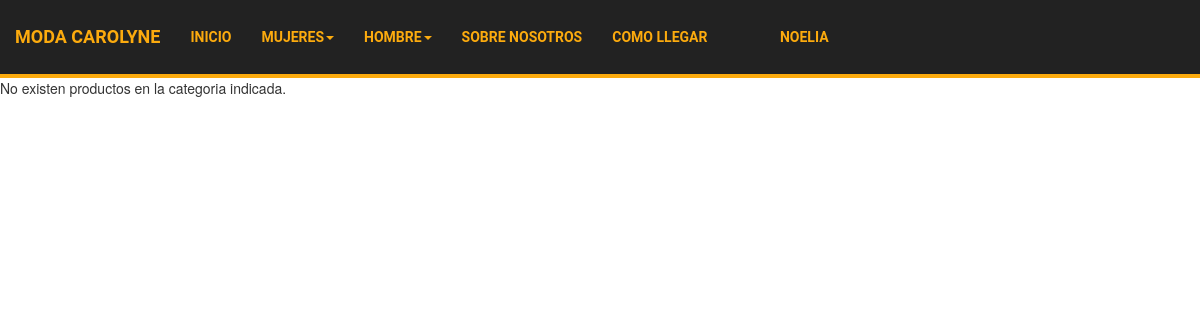
/usuarios/pantalon-hombre.php (signed in), run on an earlier commit of the app's database.
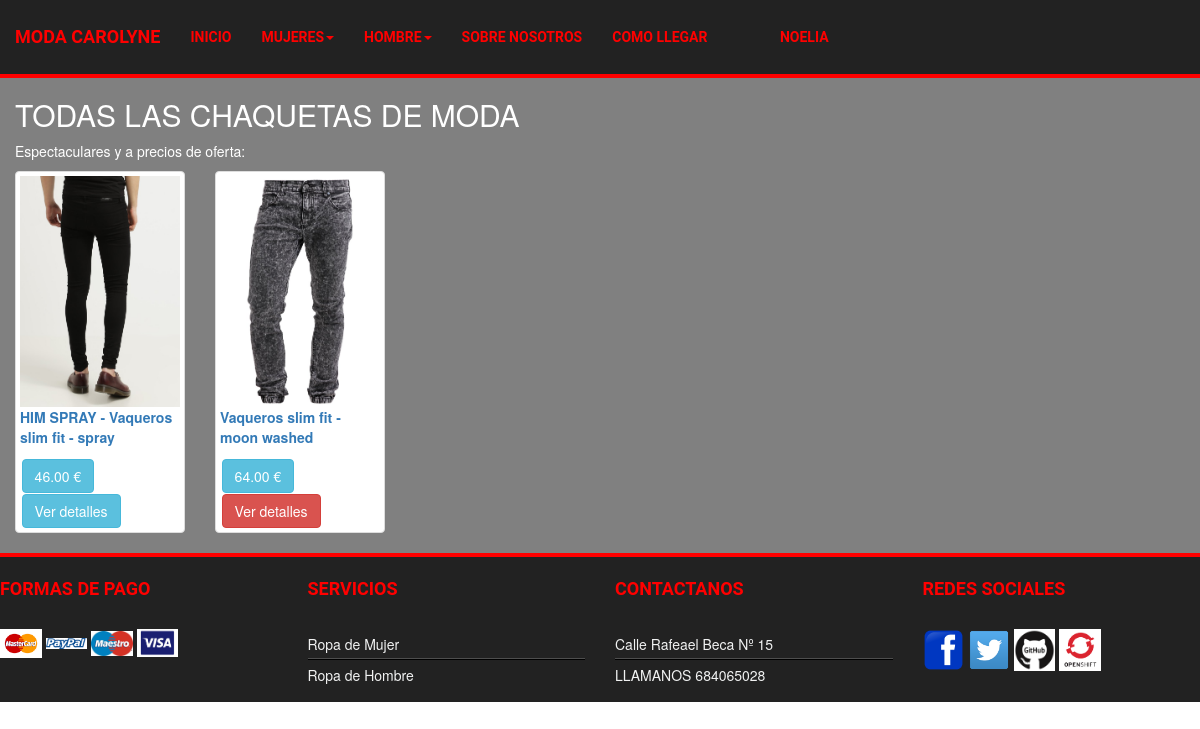
And on a later commit of the database.
### tables this page shows
CREATE TABLE IF NOT EXISTS `producto` (
  `codproducto` int(6) NOT NULL AUTO_INCREMENT,
  `coddistribuidor` int(6) NOT NULL,
  `nombre` varchar(50) NOT NULL,
  `descripcion` varchar(3000) NOT NULL,
  `stock` int(6) NOT NULL,
  `foto` varchar(200) NOT NULL,
  `categoria` varchar(30) NOT NULL,
  `precio` double(4,2) NOT NULL,
  `sexo` varchar(10) NOT NULL,
  PRIMARY KEY (`codproducto`),
  KEY `fk_producto_1_idx` (`coddistribuidor`)
);

### usuarios/pantalon-hombre.php (the view, shortened to what this page needs)
<?php
  include_once("../plantilla/db_configuration.php");
?>
<!DOCTYPE html>
<html lang="">
  <head>
    <link rel="stylesheet" href="http://maxcdn.bootstrapcdn.com/bootstrap/3.3.5/css/bootstrap.min.css">
	  <link rel="stylesheet" href="https://maxcdn.bootstrapcdn.com/font-awesome/4.5.0/css/font-awesome.min.css">
      <?php
      include "../plantilla/temas.php"
      ?>
    </head>
    <body>
      <?php
      if(isset($_SESSION['nombre'])){
      ?>
<?php
  include "../plantilla/header.php"
?>
<?php
$connection = new mysqli($db_host, $db_user, $db_password, $db_name);
$connection->set_charset("utf8");
$consulta=("SELECT * from producto where  categoria='pantalones' and sexo='hombre';");
	$result = $connection->query($consulta);
  if (isset($result) && $result->num_rows==0) {
  echo "<p>
	No existen productos en la categoria indicada.
   </p>";
 } else {
   ?>
    <div class="container">
  <h2>TODAS LAS CHAQUETAS DE MODA</h2>
  <p>Espectaculares y a precios de oferta:</p>
  <div class="row">
    <?php
    while($obj = $result->fetch_object()) {
    echo "<div class='col-md-2'>";
    echo "<a href='clienteproducto.php?id=$obj->codproducto' class='thumbnail'>";
    echo "<img src='../imagenes/$obj->foto'>";
      echo "<p id='parrafo'><b>$obj->nombre</b></p>";
    echo "<button type='button' class='btn btn-info'>$obj->precio €</button>";
    if($obj->stock<=0){
      echo "<button type='button' class='btn btn-danger'>Ver detalles</button>";
    }else{
        echo "<button type='button' class='btn btn-info'>Ver detalles</button>";
    }?>
      </a>
    </div>
<?php } ?>
  </div>
</div>
<?php
  include "../plantilla/foot.php"
?>
<?php
}
}else{
  header("Location:registro.php");
}
  ?>
    </body>
</html>

### plantilla/header.php (shortened to what this page needs)
<header>
     <nav class="navbar navbar-inverse navbar-static-top" role="navigation" id="cabeza">
    <div class="navbar-header">
      <a class="navbar-brand" href="#" >MODA carolyne</a>
    </div>
    <div class="collapse navbar-collapse navbar-ex1-collapse">
      <ul class="nav navbar-nav">
        <li ><a href="../usuarios/index.php">INICIO</a></li>
        <li class="dropdown">
          <a href="#" class="dropdown-toggle" data-toggle="dropdown">
            MUJERES<b class="caret"></b>
          </a>
        </li>
        <li class="dropdown">
          <a href="#" class="dropdown-toggle" data-toggle="dropdown">
            HOMBRE<b class="caret"></b>
          </a>
        </li>
        <li><a href="sobre.php">SOBRE NOSOTROS</a></li>
        <li><a href="ubicacion.php">COMO LLEGAR</a></li>
        <li>
      <?PHP
      if(isset($_SESSION['nombre']) && $_SESSION['nombre'] != ''){
      ?>
      <div class="container-fluid">
          <ul class="nav navbar-nav" id="login">
            <li class="dropdown">
              <a href="#" class="dropdown-toggle" data-toggle="dropdown"><b>
                <?PHP
                echo $_SESSION['nombre']; ?></b> </a>
            </li>
          </ul>
		</div>
      <?php
      }
      ?>
		</li>
      </ul>
    </div>
  </nav>
  </header>

### plantilla/foot.php
<section class="footer">
      <div class="row">
        <div class="col-lg-3  col-md-3 col-sm-3">
            <div class="footer_dv">
                <h4>FORMAS DE PAGO</h4>
               <img src="../imagenes/tarjetas/1.png">
              <img src="../imagenes/tarjetas/2.png">
                <img src="../imagenes/tarjetas/3.jpg">
              <img src="../imagenes/tarjetas/4.jpg">
              </div>
          </div>
          <div class="col-lg-3  col-md-3 col-sm-3">
            <div class="footer_dv">
                <h4>SERVICIOS</h4>
                <ul id="listas">
                    <li>Ropa de Mujer</li>
                      <li>Ropa de Hombre</li>
                  </ul>
              </div>
          </div>
          <div class="col-lg-3  col-md-3 col-sm-3">
            <div class="footer_dv">
                <h4>Contactanos</h4>
                <ul id="listas">
                    <li>Calle Rafeael Beca Nº 15</li>
                      <li>LLAMANOS 684065028</li>
                  </ul>
            </div>
          </div>
          <div class="col-lg-3  col-md-3 col-sm-3">
              <div class="footer_dv">
                  <h4>REDES SOCIALES</h4>
                  <a href="https://github.com/"><img src="../imagenes/logotipo/1.png"></a>
                  <a href="https://github.com/"><img src="../imagenes/logotipo/2.png"></a>
                  <a href="https://github.com/"><img src="../imagenes/logotipo/4.gif"></a>
                  <a href="https://github.com/"><img src="../imagenes/logotipo/5.png"></a>
                </div>
          </div>
        </div>
</section>

What changed in the data, as far as the page shows it:
added producto: foto (picture), nombre "HIM SPRAY - Vaqueros slim fit - spray", precio "46.00", stock "Ver detalles"
added producto: foto (picture), nombre "Vaqueros slim fit - moon washed", precio "64.00", stock "Ver detalles"
Also different on the page:
text no longer shown: "No existen productos en la categoria indicada."
text now shown: "TODAS LAS CHAQUETAS DE MODA Espectaculares y a precios de oferta: FORMAS DE PAGO SERVICIOS Ropa de Mujer Ropa de Hombre CONTACTANOS Calle Rafeael Beca Nº 15 LLAMANOS 684065028 REDES SOCIALES"
